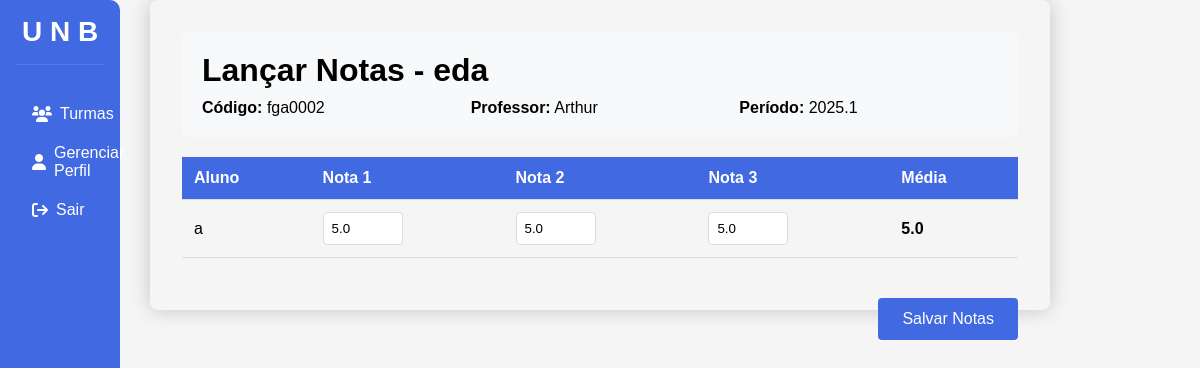
The app's page /professor/lancar_notas/fga0002 (signed in) with its own data.
### app.py (models this page shows, shortened)
class Turma(db.Model):
    codigo_disciplina = db.Column(db.String(100), nullable=False, primary_key=True)
    nome = db.Column(db.String(100), nullable=False)
    professor_email = db.Column(db.String(150), db.ForeignKey('user.email'), nullable=False)
    ano = db.Column(db.Integer, nullable=False)
    semestre = db.Column(db.Integer, nullable=False)
    professor = db.relationship('User', backref='turmas_ministradas', foreign_keys=[professor_email])
    alunos = db.relationship('User',
                           secondary=alunos_turmas,
                           lazy='subquery',
                           backref=db.backref('turmas', lazy=True))

class User(db.Model):
    email = db.Column(db.String(150), unique=True, nullable=False, primary_key=True)
    nome = db.Column(db.String(150), nullable=False)
    cargo = db.Column(db.String(50), nullable=False)
    senha = db.Column(db.String(150), nullable=False)

class Nota(db.Model):
    id = db.Column(db.Integer, primary_key=True)
    aluno_email = db.Column(db.String(150), db.ForeignKey('user.email'), nullable=False)
    turma_codigo = db.Column(db.String(100), db.ForeignKey('turma.codigo_disciplina'), nullable=False)
    nota1 = db.Column(db.Float, nullable=True)
    nota2 = db.Column(db.Float, nullable=True)
    nota3 = db.Column(db.Float, nullable=True)
    aluno = db.relationship('User', backref='notas')
    turma = db.relationship('Turma', backref='notas')
    __table_args__ = (db.UniqueConstraint('aluno_email', 'turma_codigo', name='unique_aluno_turma'),)

### app.py (the view, shortened to what this page needs)
@app.route('/professor/lancar_notas/<codigo>', methods=['GET', 'POST'])
def lancar_notas(codigo):
    if 'email' not in session or session['cargo'] != 'professor':
        return redirect(url_for('login'))
    turma = Turma.query.get_or_404(codigo)
    alunos_notas = []
    for aluno in turma.alunos:
        nota = Nota.query.filter_by(
            aluno_email=aluno.email,
            turma_codigo=codigo
        ).first()
        alunos_notas.append({
            'aluno': aluno,
            'notas': nota
        })
    return render_template('professor/lancar_notas.html',
                         turma=turma,
                         alunos_notas=alunos_notas)

### templates/professor/lancar_notas.html (shortened to what this page needs)
<!DOCTYPE html>
<html lang="pt-BR">
<head>
    <link rel="stylesheet" href="{{ url_for('static', filename='css/professor/lancar_notas.css') }}">
    <link rel="stylesheet" href="https://cdnjs.cloudflare.com/ajax/libs/font-awesome/6.0.0-beta3/css/all.min.css">
</head>
<body>
    <div class="navbar">
        <h2>U N B</h2>
        <ul>
            <li><a href="{{ url_for('visualizar_turmas') }}"><i class="fas fa-users"></i>Turmas</a></li>
            <li><a href="{{ url_for('gerenciar_perfil', email=session['email'])}}"><i class="fa-solid fa-user"></i>Gerenciar Perfil</a></li>
            <li><a href="{{ url_for('logout') }}"><i class="fa-solid fa-arrow-right-from-bracket"></i> Sair</a></li>
        </ul>
    </div>
    <div class="container">
        <div class="turma-info">
            <h1>Lançar Notas - {{ turma.nome }}</h1>
            <div class="info-detalhes">
                <p><strong>Código:</strong> {{ turma.codigo_disciplina }}</p>
                <p><strong>Professor:</strong> {{ turma.professor.nome }}</p>
                <p><strong>Período:</strong> {{ turma.ano }}.{{ turma.semestre }}</p>
            </div>
        </div>
        <form method="POST">
            <table class="notas-table">
                <thead>
                    <tr>
                        <th>Aluno</th>
                        <th>Nota 1</th>
                        <th>Nota 2</th>
                        <th>Nota 3</th>
                        <th>Média</th>
                    </tr>
                </thead>
                <tbody>
                    {% for item in alunos_notas %}
                    <tr>
                        <td>{{ item.aluno.nome }}</td>
                        <td>
                            <input type="number" step="0.1" min="0" max="10"
                                   name="nota1_{{ item.aluno.email }}"
                                   value="{{ item.notas.nota1 or 0 }}">
                        </td>
                        <td>
                            <input type="number" step="0.1" min="0" max="10"
                                   name="nota2_{{ item.aluno.email }}"
                                   value="{{ item.notas.nota2 or 0 }}">
                        </td>
                        <td>
                            <input type="number" step="0.1" min="0" max="10"
                                   name="nota3_{{ item.aluno.email }}"
                                   value="{{ item.notas.nota3 or 0 }}">
                        </td>
                        <td class="media">
                            {{ ((item.notas.nota1 or 0) + (item.notas.nota2 or 0) + (item.notas.nota3 or 0)) / 3 }}
                        </td>
                    </tr>
                    {% endfor %}
                </tbody>
            </table>
            <button type="submit" class="submit-btn">Salvar Notas</button>
        </form>
    </div>
</body>
</html>

### static/css/professor/lancar_notas.css (style rules this page uses)
* { margin: 0; padding: 0; box-sizing: border-box; font-family: Arial, sans-serif; }
body { background: #f5f5f5; min-height: 100vh; }
.navbar { width: 10%; background-color: #4169E1; color: white; padding: 1rem; position: fixed; height: 100%; border-top-right-radius: 10px; border-bottom-right-radius: 10px; }
.navbar h2 { text-align: center; margin-bottom: 2rem; padding-bottom: 1rem; border-bottom: 1px solid rgba(255, 255, 255, 0.1); font-size: 28px; color: var(--white-color); min-width: 60px; text-align: center; }
.navbar ul { list-style: none; padding: 0; }
.navbar ul li { margin-bottom: 5px; }
.navbar ul li a { color: white; text-decoration: none; display: flex; align-items: center; padding: 0.5rem 1rem; transition: background-color 0.3s; border-radius: 10px; }
.navbar ul li a i { margin-right: 0.5rem; }
.container { margin-left: 250px; padding: 2rem; border-radius: 8px; box-shadow: 0 0 20px rgba(0, 0, 0, 0.2); width: 75%; margin: auto; margin-top: 0; }
.turma-info { background: #f8f9fa; padding: 20px; border-radius: 8px; margin-bottom: 20px; }
.info-detalhes { margin-top: 10px; display: grid; grid-template-columns: repeat(auto-fit, minmax(200px, 1fr)); gap: 10px; }
.notas-table { width: 100%; border-collapse: collapse; margin: 20px 0; }
.notas-table th, .notas-table td { padding: 12px; text-align: left; border-bottom: 1px solid #ddd; }
.notas-table th { background-color: #4169E1; color: white; }
.notas-table input[type="number"] { width: 80px; padding: 8px; border: 1px solid #ddd; border-radius: 4px; }
.submit-btn { background-color: #4169E1; color: white; border: none; padding: 12px 24px; border-radius: 4px; cursor: pointer; font-size: 16px; float: right; margin-top: 20px; }
.media { font-weight: bold; }

### records on screen
Turma: nome "eda", codigo_disciplina "fga0002", ano "2025", semestre "1"
User: professor.nome "Arthur"
User: aluno.nome "a"
Nota: notas "5.0", notas "5.0", notas "5.0", nota1+nota2+nota3 "5.0"
